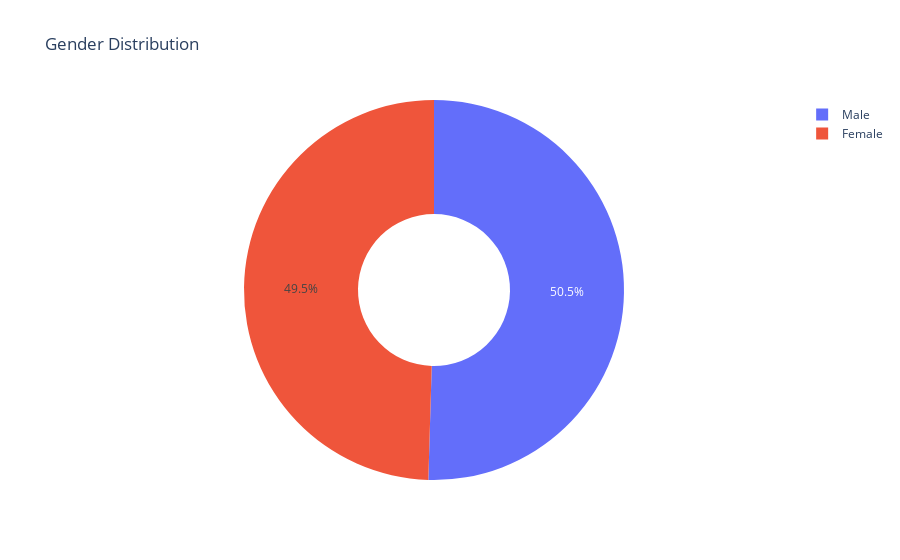

Write notebook code for a chart like this one.
### Code cell
#  Gender Distribution
px.pie(df, names='gender', title='Gender Distribution', hole=0.4).show()  # for creating an interactive pie chart showing 
# gender distribution of customers.

### Figure 1 — Plotly figure (JSON) as saved in the notebook; plotly's stock layout.template omitted (floating-point values rounded to 4 significant figures; data arrays with more than 128 entries replaced by an {"elided": "..."} marker saying what was removed)
{"data": [{"domain": {"x": [0, 1], "y": [0, 1]}, "hole": 0.4, "hovertemplate": "gender=%{label}<extra></extra>", "labels": {"elided": "7043 str values"}, "legendgroup": "", "name": "", "showlegend": true, "type": "pie"}], "layout": {"autosize": true, "legend": {"tracegroupgap": 0}, "title": {"text": "Gender Distribution"}}}
